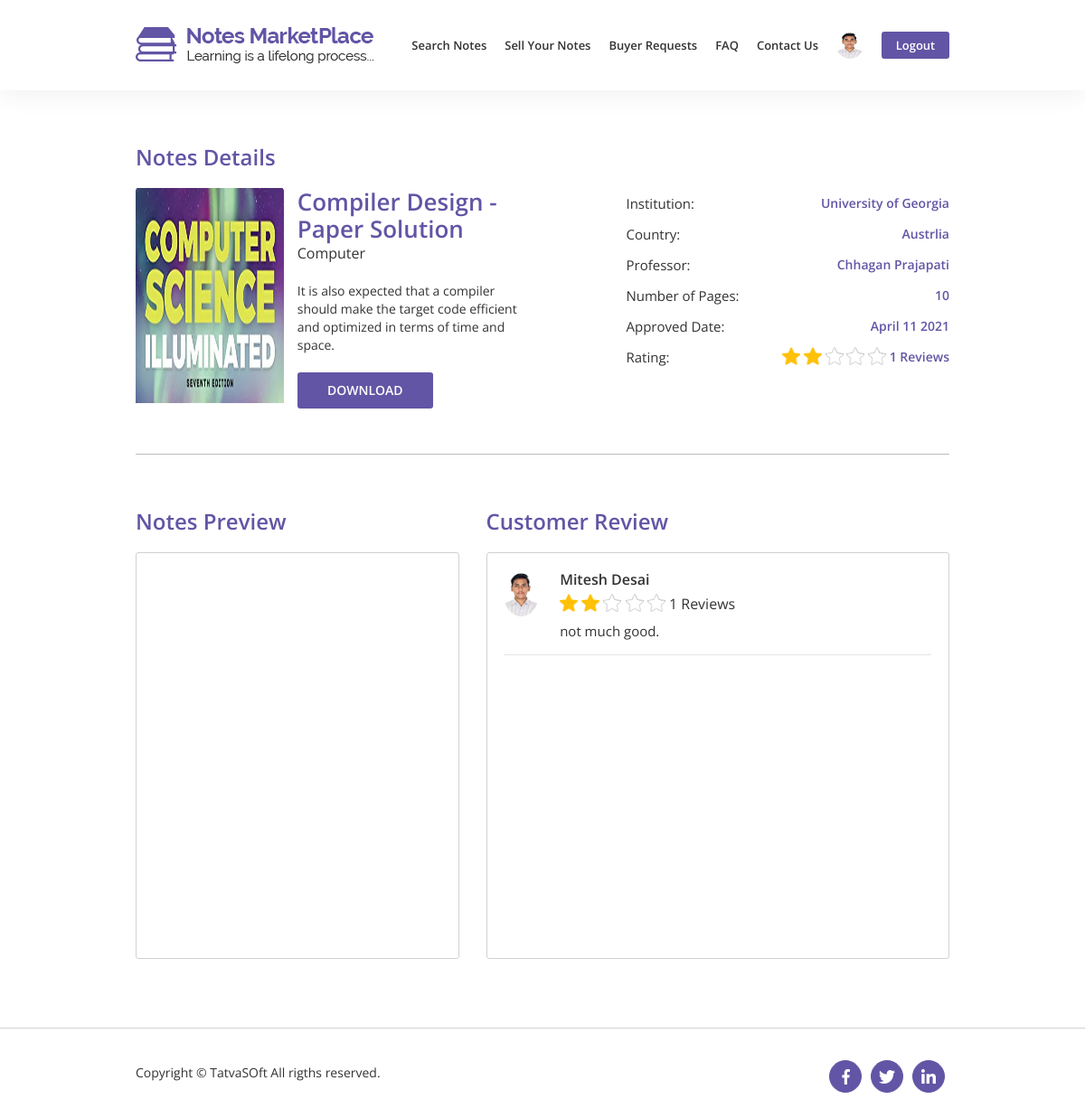
Page /member/notes_details.php?note=74 (signed in) on the committed database.
### tables this page shows
CREATE TABLE `user` (
  `UserID` int(11) NOT NULL,
  `RoleID` int(11) NOT NULL,
  `FirstName` varchar(50) NOT NULL,
  `LastName` varchar(50) NOT NULL,
  `EmailID` varchar(100) NOT NULL,
  `Password` varchar(200) NOT NULL,
  `IsEmailVerified` bit(10) NOT NULL DEFAULT b'0',
  `SecondaryEmailID` varchar(100) DEFAULT NULL,
  `BirthDate` date DEFAULT NULL,
  `Gender` tinyint(1) DEFAULT NULL COMMENT '0-Male 1-Female',
  `PhoneNo` varchar(20) DEFAULT NULL,
  `ProfilePictureFile` varchar(100) DEFAULT NULL,
  `Address1` varchar(100) DEFAULT NULL,
  `Address2` varchar(100) DEFAULT NULL,
  `City` varchar(50) DEFAULT NULL,
  `State` varchar(50) DEFAULT NULL,
  `Zipcode` varchar(50) DEFAULT NULL,
  `CountryID` int(11) DEFAULT NULL,
  `University` varchar(100) DEFAULT NULL,
  `CollegeName` varchar(100) DEFAULT NULL,
  `CreatedDate` datetime DEFAULT NULL,
  `CreatedBy` int(11) DEFAULT NULL,
  `ModifiedDate` datetime DEFAULT NULL,
  `ModifiedBy` int(11) DEFAULT NULL,
  `IsActive` bit(10) NOT NULL DEFAULT b'1'
);

CREATE TABLE `notes` (
  `NoteID` int(11) NOT NULL,
  `NoteTitle` varchar(100) NOT NULL,
  `CategoryID` int(11) NOT NULL,
  `DisplayPictureFile` varchar(100) NOT NULL,
  `NoteFile` varchar(255) NOT NULL,
  `TypeID` int(11) NOT NULL,
  `NotePage` int(11) NOT NULL,
  `Description` varchar(255) NOT NULL,
  `CountryID` int(11) DEFAULT NULL,
  `InstituteName` varchar(200) DEFAULT NULL,
  `CourseName` varchar(100) DEFAULT NULL,
  `CourseCode` varchar(100) DEFAULT NULL,
  `ProfessorName` varchar(100) DEFAULT NULL,
  `SellType` bit(10) NOT NULL,
  `NotePrice` int(11) DEFAULT NULL,
  `PreviewFile` varchar(100) DEFAULT NULL,
  `SellerID` int(11) NOT NULL,
  `NoteStatusID` int(11) NOT NULL,
  `PublishedDate` datetime DEFAULT NULL,
  `ActionedBy` int(11) DEFAULT NULL,
  `AdminRemark` varchar(255) DEFAULT NULL,
  `CreatedDate` datetime DEFAULT NULL,
  `CreatedBy` int(11) DEFAULT NULL,
  `ModifiedDate` datetime DEFAULT NULL,
  `ModifiedBy` int(11) DEFAULT NULL,
  `IsActive` bit(10) NOT NULL DEFAULT b'1'
);

CREATE TABLE `categorytable` (
  `CategoryID` int(11) NOT NULL,
  `Category` varchar(100) NOT NULL,
  `Description` varchar(255) NOT NULL,
  `CreatedDate` datetime DEFAULT NULL,
  `CreatedBy` int(11) DEFAULT NULL,
  `ModifiedDate` datetime DEFAULT NULL,
  `ModifiedBy` int(11) DEFAULT NULL,
  `IsActive` bit(10) NOT NULL DEFAULT b'1'
);

CREATE TABLE `countrytable` (
  `CountryID` int(11) NOT NULL,
  `CountryName` varchar(100) NOT NULL,
  `CountryCode` varchar(10) NOT NULL,
  `CreatedDate` datetime DEFAULT NULL,
  `CreatedBy` int(11) DEFAULT NULL,
  `ModifiedDate` datetime DEFAULT NULL,
  `ModifiedBy` int(11) DEFAULT NULL,
  `IsActive` bit(10) NOT NULL DEFAULT b'1'
);

CREATE TABLE `reviewnotes` (
  `ReviewID` int(11) NOT NULL,
  `Rating` int(11) NOT NULL,
  `Comments` varchar(255) NOT NULL,
  `NoteID` int(11) NOT NULL,
  `ReviewerID` int(11) NOT NULL,
  `CreatedDate` datetime DEFAULT NULL,
  `CreatedBy` int(11) DEFAULT NULL,
  `ModifiedDate` datetime DEFAULT NULL,
  `ModifiedBy` int(11) DEFAULT NULL,
  `IsActive` bit(10) NOT NULL DEFAULT b'1'
);

### member/notes_details.php (the view, shortened to what the rows shown need)
<?php
include '../Database/database.php';
if(isset($_SESSION['user_id'])){
    include '../functions.php';
    $user_id = $_SESSION['user_id'];
    $profile_image_nav = ProfileImage($user_id);
}
$note_id = $_GET['note'];
$query = "SELECT notes.NoteTitle, categorytable.Category, notes.DisplayPictureFile, notes.Description, notes.NoteFile, notes.SellType, notes.NotePrice, notes.SellerID , notes.InstituteName, notes.CourseName, notes.CourseCode, notes.ProfessorName, notes.NotePage, notes.PublishedDate, countrytable.CountryName, notes.PreviewFile FROM notes JOIN categorytable ON notes.CategoryID=categorytable.CategoryID JOIN countrytable ON notes.CountryID = countrytable.CountryID WHERE NoteID=$note_id";
$notes_details_query = mysqli_query($connection, $query);
while($row = mysqli_fetch_array($notes_details_query)){
    $title = $row['NoteTitle'];
    $category = $row['Category'];
    $display_picture = $row['DisplayPictureFile'];
    $description = $row['Description'];
    $seller = $row['SellerID'];
    $no_of_pages = $row['NotePage'];
    $country        = $row['CountryName'];
    $institute_name = $row['InstituteName'];
    $professor   = $row['ProfessorName'];
    $approved_date = $row['PublishedDate'];
    $approved_date = date("F d Y",strtotime($approved_date));
}
$query = "SELECT AVG(Rating) AS AvgRating, COUNT(*) AS TotalReview FROM reviewnotes WHERE NoteID = $note_id AND IsActive = 1";
$review_count_query = mysqli_query($connection, $query);
$row = mysqli_fetch_array($review_count_query);
$AvgRating = $row['AvgRating'];
$TotalReview = $row['TotalReview'];
$query = "SELECT DefaultDisplayPicture FROM systemtable WHERE SystemID = 1";
$display_query = mysqli_query($connection,$query);
$row = mysqli_fetch_array($display_query);
$default_display_picture = $row['DefaultDisplayPicture'];
if(!empty($display_picture)){
    $display_image = "../images/uploads/display_pictures/$display_picture";
}
else{
    $display_image = "../images/uploads/display_pictures/$default_display_picture";
}
?>
<!DOCTYPE html>
<html lang="en">
    <head>
        <link rel="stylesheet" href="../css/bootstrap/bootstrap.min.css">
        <link rel="stylesheet" href="../css/user-style.css">
        <link rel="stylesheet" href="../css/user-responsive.css">
    </head>
    <body>
        <nav class="navbar fixed-top navbar-expand-lg box white-nav-top">
            <div class="container-fluid">
                <div class="collapse navbar-collapse" id="navbarTogglerDemo01">
                    <ul class="navbar-nav ml-auto">
                    <?php if(isset($_SESSION['user_id'])){ ?>
                            <li><a href="search_notes.php">Search Notes</a></li>
                            <li><a href="dashboard.php">Sell Your Notes</a></li>
                            <li><a href="buyer_requests.php">Buyer Requests</a></li>
                            <li><a href="FAQ.php">FAQ</a></li>
                            <li><a href="contact_us.php">Contact Us</a></li>
                            <li class="dropdown">
                                <a href="#" style="border: none;" class="dropdown-toggle" id="profile-dropdown" data-toggle="dropdown" aria-haspopup="true" aria-expanded="false"><img src=<?php echo $profile_image_nav;?> alt="progile image"></a>
                            </li>
                            <li style="padding-right:0;"><a href="../logout.php" style="border: none;"><button>Logout</button></a></li>
                    <?php }
                        ?>
                    </ul>
                </div>
            </div>
        </nav>
        <div id="notes-details" class="box">
            <div class="container-fluid">
                <div class="row">
                    <div class="col-md-12">
                        <h2>Notes Details</h2>
                    </div>
                </div>
                <div class="row">
                    <div class="col-lg-6 col-md-6 col-12" id="notes-details-left">
                        <div class="row">
                            <div class="col-md-5 col-4">
                                <img src="<?php echo $display_image;?>" class="img-fluid" alt="display picture">
                            </div>
                            <div class="col-md-7 col-8" style="padding-left: 0;">
                                <h3><?php echo $title;?></h3>
                                <h6><?php echo $category;?></h6>
                                <p><?php echo $description;?></p>
                                <?php
                                if(isset($_SESSION['user_id'])){
                                    if($seller == $_SESSION['user_id']){
                                ?>
                                        <button onclick="DownloadFile()">Download</button>
                                    <?php
                                    }
                                }
                                else{
                                ?>
                                    <a href="../signup.php"><button>Download</button></a>
                                <?php
                                }
                                ?>
                            </div>
                        </div>
                    </div>
                    <div class="col-lg-5 col-md-6 col-12" id="notes-details-right">
                        <div class="row">
                            <?php
                            if(!empty($institute_name)){
                                echo '<div class="col-md-6 col-5 label">Institution:</div>';
                                echo '<div class="col-md-6 col-7 text-right data">'.$institute_name.'</div>';
                            }
                            if(!empty($country)){
                                echo '<div class="col-md-6 col-6 label">Country:</div>';
                                echo '<div class="col-md-6 col-6 text-right data">'.$country.'</div>';
                            }
                            if(!empty($professor)){
                                echo '<div class="col-md-6 col-5 label">Professor:</div>';
                                echo '<div class="col-md-6 col-7 text-right data">'.$professor.'</div>';
                            }
                            if(!empty($no_of_pages)){
                                echo '<div class="col-md-6 col-6 label">Number of Pages:</div> ';
                                echo '<div class="col-md-6 col-6 text-right data">'.$no_of_pages.'</div>';
                            }
                            if(!empty($approved_date)){
                                echo '<div class="col-md-6 col-6 label">Approved Date:</div>';
                                echo '<div class="col-md-6 col-6 text-right data">'.$approved_date.'</div>';
                            }
                            ?>
                            <div class="col-md-5 col-4 label">Rating:</div>
                            <div class="col-md-7 col-8 text-right data rating-star pl-0">
                                <?php
                                for($i = 1;$i<=5;$i++){
                                    if($i <= ($AvgRating)){
                                        echo '<img src="../images/front/star.png" alt="star"> ';
                                    }
                                    else{
                                        echo '<img src="../images/front/star-white.png" alt="star"> ';
                                    }
                                }
                                echo ' '.$TotalReview.' Reviews';
                                ?>
                            </div>
                        </div>
                    </div>
                </div>
            </div>
        </div>
        <div id="notes-preview" class="box">
            <div class="container-fluid">
                <div class="row">
                    <div class="col-md-5">
                        <h2>Notes Preview</h2>
                    </div>
                    <?php
                    $query = "SELECT reviewnotes.Rating, reviewnotes.Comments, user.FirstName, user.LastName, user.ProfilePictureFile FROM reviewnotes JOIN user ON reviewnotes.ReviewerID = user.UserID WHERE reviewnotes.NoteID = $note_id and reviewnotes.IsActive = 1";
                    $review_query = mysqli_query($connection, $query);
                    ?>
                    <div class="col-md-7">
                        <h2>Customer Review</h2>
                        <ul id="customer-reviews">
                                <?php
                                if(mysqli_num_rows($review_query) > 0){
                                    while($row = mysqli_fetch_array($review_query)){
                                        $display_picture = $row['ProfilePictureFile'];
                                        if(!empty($display_picture)){
                                            $display_picture = "../images/uploads/profile_picture/$display_picture";
                                        }
                                        else{
                                            $display_picture = $profile_image_nav;
                                        }
                                ?>
                                <li class="col-md-12 customer-review">
                                    <div class="row">
                                        <div class="col-xl-1 col-md-2 col-2">
                                        <img src="<?php echo $display_picture;?>" class="img-fluid" alt="customer image">
                                        </div>
                                        <div class="col-xl-11 col-md-10 col-10 rating-star" style="padding-left:20px;">
                                            <h3><?php echo $row['FirstName'].' '.$row['LastName'];?></h3>
                                            <?php
                                            for($i = 1;$i<=5;$i++){
                                                if($i <= $row['Rating']){
                                                    echo '<img src="../images/front/star.png" alt="star"> ';
                                                }
                                                else{
                                                    echo '<img src="../images/front/star-white.png" alt="star"> ';
                                                }
                                            }
                                            echo ' '.$TotalReview.' Reviews';
                                            ?>
                                            <p><?php echo $row['Comments'];?></p>
                                        </div>
                                    </div>
                                    <hr>
                                </li>
                                <?php }
                             }
                             else{
                                 echo '<h5>No Reviews Available.</h5>';
                             }?>
                        </ul>
                    </div>
                </div>
            </div>
        </div>
    </body>
</html>

### rows in the picture
user: ProfilePictureFile (picture)
notes: DisplayPictureFile (picture), NoteTitle "Compiler Design - Paper Solution", CategoryID.Category "Computer", Description "It is also expected that a compiler should make the target code efficient and optimized in terms of time and space.", InstituteName "University of Georgia", CountryID.CountryName "Austrlia", ProfessorName "Chhagan Prajapati", NotePage "10", PublishedDate "April 11 2021"
reviewnotes: user.ProfilePictureFile (picture), ReviewerID.FirstName "Mitesh", ReviewerID.LastName "Desai", Rating 2 (drawn), TotalReview "1", Comments "not much good."

### other values in the picture
$TotalReview "1"
